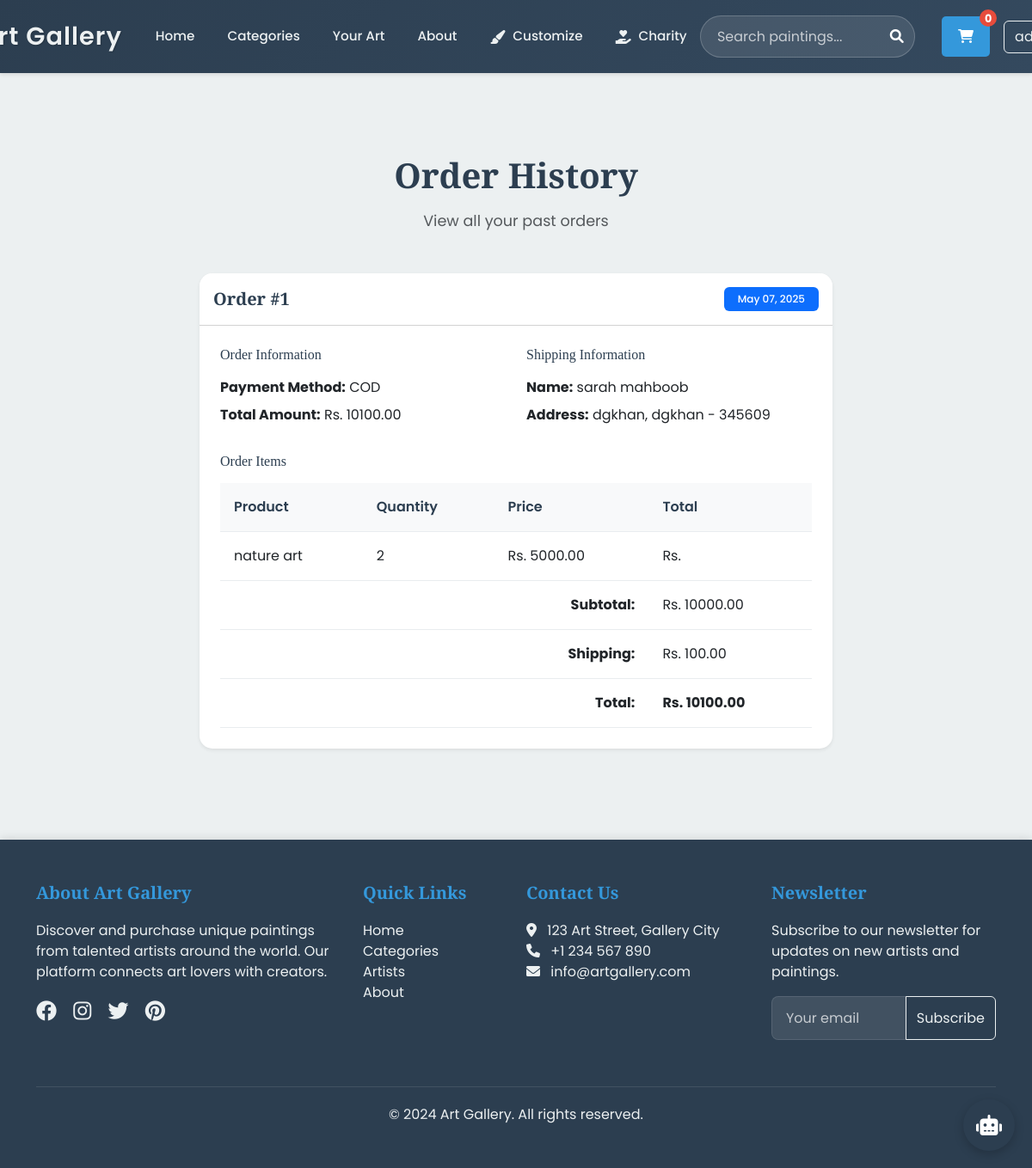
The app's page /order-history/ (signed in) with its own data.
### paintingapp/models.py (models this page shows, shortened)
class Order(models.Model):
    STATUS_CHOICES = (
        ('pending', 'Pending'),
        ('processing', 'Processing'),
        ('shipped', 'Shipped'),
        ('delivered', 'Delivered'),
        ('cancelled', 'Cancelled'),
    )
    user = models.ForeignKey(User, on_delete=models.CASCADE)
    first_name = models.CharField(max_length=100, null=True, blank=True)
    last_name = models.CharField(max_length=100, null=True, blank=True)
    email = models.EmailField(null=True, blank=True)
    phone = models.CharField(max_length=15, null=True, blank=True)
    address = models.TextField(null=True, blank=True)
    city = models.CharField(max_length=100, null=True, blank=True)
    pincode = models.CharField(max_length=10, null=True, blank=True)
    payment_method = models.CharField(max_length=50, default='COD')
    subtotal = models.DecimalField(max_digits=10, decimal_places=2, null=True, blank=True)
    shipping_cost = models.DecimalField(max_digits=10, decimal_places=2, null=True, blank=True)
    total_amount = models.DecimalField(max_digits=10, decimal_places=2)
    status = models.CharField(max_length=20, choices=STATUS_CHOICES, default='pending')
    created_at = models.DateTimeField(auto_now_add=True)
    updated_at = models.DateTimeField(auto_now=True)

class OrderItem(models.Model):
    order = models.ForeignKey(Order, on_delete=models.CASCADE)
    product = models.ForeignKey(Product, on_delete=models.CASCADE)
    quantity = models.PositiveIntegerField()
    price = models.DecimalField(max_digits=10, decimal_places=2)

class Product(models.Model):
    name = models.CharField(max_length=200)
    description = models.TextField()
    price = models.DecimalField(max_digits=10, decimal_places=2)
    image = models.ImageField(upload_to='products/')
    stock = models.PositiveIntegerField(default=0)
    category = models.ForeignKey(Category, on_delete=models.CASCADE, related_name='products')
    artist = models.ForeignKey(Artist, on_delete=models.CASCADE, related_name='products')
    created_at = models.DateTimeField(null=True, blank=True)
    is_featured = models.BooleanField(default=False)

### paintingapp/views.py (the view)
# urls.py: path('order-history/', views.order_history, name='order_history'),
@login_required
def order_history(request):
    orders = Order.objects.filter(user=request.user).order_by('-created_at')
    return render(request, 'paintingapp/order_history.html', {'orders': orders})

### paintingapp/templates/paintingapp/order_history.html (shortened to what this page needs)
{% extends 'paintingapp/base.html' %}
{% load static %}
{% block content %}
<div class="container mt-5 pt-4">
    <div class="page-header text-center mb-5">
        <h1 class="display-4 fw-bold" style="color: #2C3E50;">Order History</h1>
        <p class="text-muted">View all your past orders</p>
    </div>
    {% if orders %}
    <div class="row">
        {% for order in orders %}
        <div class="col-lg-8 mx-auto mb-4">
            <div class="card border-0 shadow-sm">
                <div class="card-header bg-white py-3">
                    <div class="d-flex justify-content-between align-items-center">
                        <h5 class="mb-0 fw-bold" style="color: #2C3E50;">Order #{{ order.id }}</h5>
                        <span class="badge bg-primary">{{ order.created_at|date:"F d, Y" }}</span>
                    </div>
                </div>
                <div class="card-body p-4">
                    <div class="row mb-4">
                        <div class="col-md-6">
                            <h6 class="mb-3" style="color: #2C3E50;">Order Information</h6>
                            <p class="mb-2"><strong>Payment Method:</strong> {{ order.payment_method }}</p>
                            <p class="mb-2"><strong>Total Amount:</strong> Rs. {{ order.total_amount }}</p>
                        </div>
                        <div class="col-md-6">
                            <h6 class="mb-3" style="color: #2C3E50;">Shipping Information</h6>
                            <p class="mb-2"><strong>Name:</strong> {{ order.first_name }} {{ order.last_name }}</p>
                            <p class="mb-2"><strong>Address:</strong> {{ order.address }}, {{ order.city }} - {{ order.pincode }}</p>
                        </div>
                    </div>
                    <h6 class="mb-3" style="color: #2C3E50;">Order Items</h6>
                    <div class="table-responsive">
                        <table class="table">
                            <thead>
                                <tr>
                                    <th>Product</th>
                                    <th>Quantity</th>
                                    <th>Price</th>
                                    <th>Total</th>
                                </tr>
                            </thead>
                            <tbody>
                                {% for item in order.orderitem_set.all %}
                                <tr>
                                    <td>{{ item.product.name }}</td>
                                    <td>{{ item.quantity }}</td>
                                    <td>Rs. {{ item.price }}</td>
                                    <td>Rs. {{ item.subtotal }}</td>
                                </tr>
                                {% endfor %}
                            </tbody>
                            <tfoot>
                                <tr>
                                    <td colspan="3" class="text-end"><strong>Subtotal:</strong></td>
                                    <td>Rs. {{ order.subtotal }}</td>
                                </tr>
                                <tr>
                                    <td colspan="3" class="text-end"><strong>Shipping:</strong></td>
                                    <td>Rs. {{ order.shipping_cost }}</td>
                                </tr>
                                <tr>
                                    <td colspan="3" class="text-end"><strong>Total:</strong></td>
                                    <td><strong>Rs. {{ order.total_amount }}</strong></td>
                                </tr>
                            </tfoot>
                        </table>
                    </div>
                </div>
            </div>
        </div>
        {% endfor %}
    </div>
    {% endif %}
</div>
{% endblock %}

### paintingapp/templates/paintingapp/base.html (shortened to what this page needs)
{% load static %}
<!DOCTYPE html>
<html lang="en">
<head>
    <link href="https://cdn.jsdelivr.net/npm/bootstrap@5.3.0/dist/css/bootstrap.min.css" rel="stylesheet">
    <link rel="stylesheet" href="https://cdnjs.cloudflare.com/ajax/libs/font-awesome/6.0.0/css/all.min.css">
    <link href="https://unpkg.com/aos@2.3.1/dist/aos.css" rel="stylesheet">
</head>
<body>
    <nav class="navbar navbar-expand-lg navbar-dark bg-dark fixed-top">
        <div class="container n">
            <a class="navbar-brand" href="{% url 'home' %}">
                Art Gallery
            </a>
            <div class="collapse navbar-collapse" id="navbarNav">
                <ul class="navbar-nav me-auto">
                    <li class="nav-item">
                        <a class="nav-link {% if request.resolver_match.url_name == 'home' %}active{% endif %}" href="{% url 'home' %}">Home</a>
                    </li>
                    <li class="nav-item">
                        <a class="nav-link {% if request.resolver_match.url_name == 'category_list' %}active{% endif %}" href="{% url 'category_list' %}">Categories</a>
                    </li>
                    <li class="nav-item">
                        <a class="nav-link {% if request.resolver_match.url_name == 'artist_list' %}active{% endif %}" href="#" data-bs-toggle="modal" data-bs-target="#drawingModal">Your Art</a>
                    </li>
                    <li class="nav-item">
                        <a class="nav-link {% if request.resolver_match.url_name == 'about' %}active{% endif %}" href="{% url 'about' %}">About</a>
                    </li>
                    <li class="nav-item">
                        <a class="nav-link" href="{% url 'customize' %}">
                            <i class="fas fa-paint-brush me-1"></i>Customize
                        </a>
                    </li>
                    <li class="nav-item">
                        <a class="nav-link" href="{% url 'charity' %}">
                            <i class="fas fa-hand-holding-heart me-1"></i>Charity
                        </a>
                    </li>
                </ul>
                <form class="search-form me-3" action="{% url 'search' %}" method="GET">
                    <input class="form-control" type="search" name="q" placeholder="Search paintings..." required>
                    <button class="btn" type="submit">
                        <i class="fas fa-search"></i>
                    </button>
                </form>
                <div class="d-flex align-items-center">
                    <a href="{% url 'view_cart' %}" class="cart-btn">
                        <i class="fas fa-shopping-cart"></i>
                        <span class="cart-count">0</span>
                    </a>
                    {% if user.is_authenticated %}
                        <div class="dropdown ms-3">
                            <button class="btn btn-outline-light dropdown-toggle" type="button" id="userDropdown" data-bs-toggle="dropdown">
                                {{ user.username }}
                            </button>
                        </div>
                    {% else %}
                        <a href="{% url 'login' %}" class="btn btn-outline-light ms-3">Login</a>
                        <a href="{% url 'signup' %}" class="btn btn-primary ms-2">Register</a>
                    {% endif %}
                </div>
            </div>
        </div>
    </nav>
    <main>
        <div class="page-content">
            {% block content %}{% endblock %}
        </div>
    </main>
    <footer class="footer">
        <div class="container">
            <div class="row">
                <div class="col-md-4 mb-4">
                    <h5>About Art Gallery</h5>
                    <p>Discover and purchase unique paintings from talented artists around the world. Our platform connects art lovers with creators.</p>
                    <div class="social-icons">
                        <a href="#"><i class="fab fa-facebook"></i></a>
                        <a href="#"><i class="fab fa-instagram"></i></a>
                        <a href="#"><i class="fab fa-twitter"></i></a>
                        <a href="#"><i class="fab fa-pinterest"></i></a>
                    </div>
                </div>
                <div class="col-md-2 mb-4">
                    <h5>Quick Links</h5>
                    <ul class="list-unstyled">
                        <li><a href="{% url 'home' %}" class="footer-link">Home</a></li>
                        <li><a href="{% url 'category_list' %}" class="footer-link">Categories</a></li>
                        <li><a href="{% url 'artist_list' %}" class="footer-link">Artists</a></li>
                        <li><a href="{% url 'about' %}" class="footer-link">About</a></li>
                    </ul>
                </div>
                <div class="col-md-3 mb-4">
                    <h5>Contact Us</h5>
                    <ul class="list-unstyled">
                        <li><i class="fas fa-map-marker-alt me-2"></i> 123 Art Street, Gallery City</li>
                        <li><i class="fas fa-phone me-2"></i> +1 234 567 890</li>
                        <li><i class="fas fa-envelope me-2"></i> info@artgallery.com</li>
                    </ul>
                </div>
                <div class="col-md-3 mb-4">
                    <h5>Newsletter</h5>
                    <p>Subscribe to our newsletter for updates on new artists and paintings.</p>
                    <form class="mt-3">
                        <div class="input-group">
                            <input type="email" class="form-control" placeholder="Your email">
                            <button class="btn btn-outline-light" type="submit">Subscribe</button>
                        </div>
                    </form>
                </div>
            </div>
            <div class="copyright text-center">
                <p class="mb-0">&copy; 2024 Art Gallery. All rights reserved.</p>
            </div>
        </div>
    </footer>
    <div class="floating-chat">
        <button class="chat-button" onclick="toggleChat()">
            <i class="fas fa-robot"></i>
        </button>
    </div>
</body>
</html>

### paintingapp/templates/paintingapp/order_history.html (style rules this page uses)
.card { border-radius: 15px; overflow: hidden; transition: transform 0.3s ease; }
.badge { padding: 0.5rem 1rem; font-weight: 500; }
.table { border-color: #e9ecef; }
.table th { background-color: #f8f9fa; color: #2C3E50; font-weight: 600; }

### records on screen
Order: id "1", created_at "May 07, 2025", payment_method "COD", total_amount "10100.00", first_name "sarah", last_name "mahboob", address "dgkhan", city "dgkhan", pincode "345609", subtotal "10000.00", shipping_cost "100.00"
OrderItem: product.name "nature art", quantity "2", price "5000.00"
